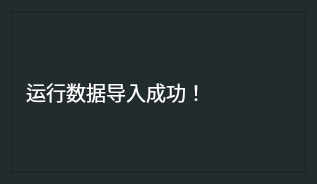
<?xml version="1.0" encoding="UTF-8"?>
<ui version="4.0">
 <class>M2Dialog1</class>
 <widget class="QDialog" name="M2Dialog1">
  <property name="geometry">
   <rect>
    <x>0</x>
    <y>0</y>
    <width>317</width>
    <height>184</height>
   </rect>
  </property>
  <property name="windowTitle">
   <string>导入运行数据</string>
  </property>
  <property name="styleSheet">
   <string notr="true">background-color: #222b2e;</string>
  </property>
  <layout class="QVBoxLayout" name="verticalLayout">
   <item>
    <widget class="QFrame" name="frame_2">
     <property name="sizePolicy">
      <sizepolicy hsizetype="Expanding" vsizetype="Expanding">
       <horstretch>0</horstretch>
       <verstretch>2</verstretch>
      </sizepolicy>
     </property>
     <property name="font">
      <font>
       <pointsize>16</pointsize>
      </font>
     </property>
     <property name="frameShape">
      <enum>QFrame::StyledPanel</enum>
     </property>
     <property name="frameShadow">
      <enum>QFrame::Raised</enum>
     </property>
     <layout class="QVBoxLayout" name="verticalLayout_2">
      <item>
       <widget class="QLabel" name="label">
        <property name="sizePolicy">
         <sizepolicy hsizetype="Expanding" vsizetype="Expanding">
          <horstretch>0</horstretch>
          <verstretch>0</verstretch>
         </sizepolicy>
        </property>
        <property name="font">
         <font>
          <family>楷体</family>
          <pointsize>15</pointsize>
          <weight>50</weight>
          <italic>false</italic>
          <bold>false</bold>
         </font>
        </property>
        <property name="styleSheet">
         <string notr="true">color: rgb(255, 255, 255);
font: 15pt &quot;楷体&quot;;
 text-align: center;</string>
        </property>
        <property name="text">
         <string> 运行数据导入成功！</string>
        </property>
       </widget>
      </item>
     </layout>
    </widget>
   </item>
  </layout>
 </widget>
 <resources/>
 <connections/>
</ui>
